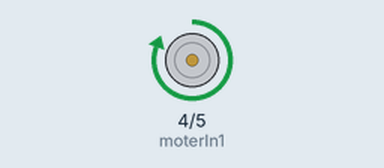
Simulated run of this sketch. Board: Arduino Uno, built with avr-gcc and run on an emulated ATmega328P. Shown: motor-driver pin pairs drawn as motors (green arrow = first pin HIGH = forward, orange = second pin HIGH = backward, longer = more drive).

Above: at 2.0 s.
At 5.0 s:
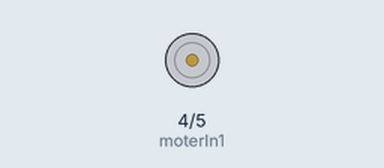
Timing chart, 0 to 7.8 s (numbered marks = the images above):
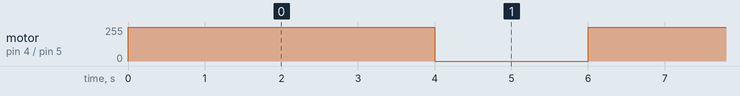

Measured:
- by itself, motor on pin 4 (moterIn1) / pin 5 (moterIn2): alternates forward 255/255 for 4.0 s and stopped for 2.0 s

The sketch:

moterTest.ino
```cpp
int moterIn1 = 4;
int moterIn2 = 5;

void setup() {
  // put your setup code here, to run once:
  pinMode(moterIn1, OUTPUT);
  pinMode(moterIn2, OUTPUT);
}

void loop() {
  // put your main code here, to run repeatedly:
  digitalWrite(moterIn1, HIGH);
  digitalWrite(moterIn2, LOW);
  delay(4000);
  digitalWrite(moterIn1, LOW);
  digitalWrite(moterIn2, LOW);
  delay(2000);

}
```
